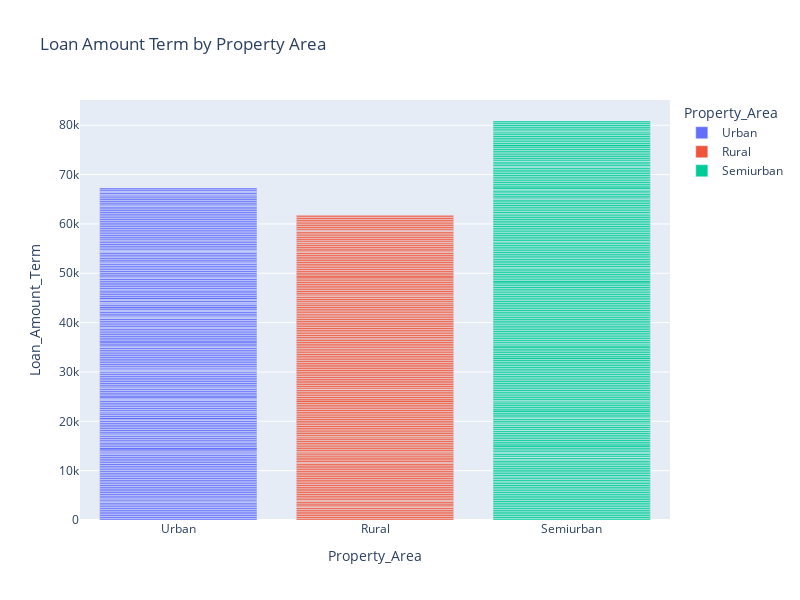

Notebook code for this chart:
### Code cell
loan_bar.show()

### Figure 1 — Plotly figure (JSON) as saved in the notebook; plotly's stock layout.template omitted (floating-point values rounded to 4 significant figures; data arrays with more than 128 entries replaced by an {"elided": "..."} marker saying what was removed)
{"data": [{"alignmentgroup": "True", "hovertemplate": "Property_Area=%{x}<br>Loan_Amount_Term=%{y}<extra></extra>", "legendgroup": "Urban", "marker": {"color": "#636efa", "pattern": {"shape": ""}}, "name": "Urban", "offsetgroup": "Urban", "orientation": "v", "showlegend": true, "textposition": "auto", "type": "bar", "x": {"elided": "202 str values"}, "xaxis": "x", "y": {"elided": "202 int values"}, "yaxis": "y"}, {"alignmentgroup": "True", "hovertemplate": "Property_Area=%{x}<br>Loan_Amount_Term=%{y}<extra></extra>", "legendgroup": "Rural", "marker": {"color": "#EF553B", "pattern": {"shape": ""}}, "name": "Rural", "offsetgroup": "Rural", "orientation": "v", "showlegend": true, "textposition": "auto", "type": "bar", "x": {"elided": "179 str values"}, "xaxis": "x", "y": {"elided": "179 int values"}, "yaxis": "y"}, {"alignmentgroup": "True", "hovertemplate": "Property_Area=%{x}<br>Loan_Amount_Term=%{y}<extra></extra>", "legendgroup": "Semiurban", "marker": {"color": "#00cc96", "pattern": {"shape": ""}}, "name": "Semiurban", "offsetgroup": "Semiurban", "orientation": "v", "showlegend": true, "textposition": "auto", "type": "bar", "x": {"elided": "233 str values"}, "xaxis": "x", "y": {"elided": "233 int values"}, "yaxis": "y"}], "layout": {"barmode": "relative", "height": 600, "legend": {"title": {"text": "Property_Area"}, "tracegroupgap": 0}, "title": {"text": "Loan Amount Term by Property Area"}, "width": 800, "xaxis": {"anchor": "y", "categoryarray": ["Urban", "Rural", "Semiurban"], "categoryorder": "array", "domain": [0, 1], "title": {"text": "Property_Area"}}, "yaxis": {"anchor": "x", "domain": [0, 1], "title": {"text": "Loan_Amount_Term"}}}}
